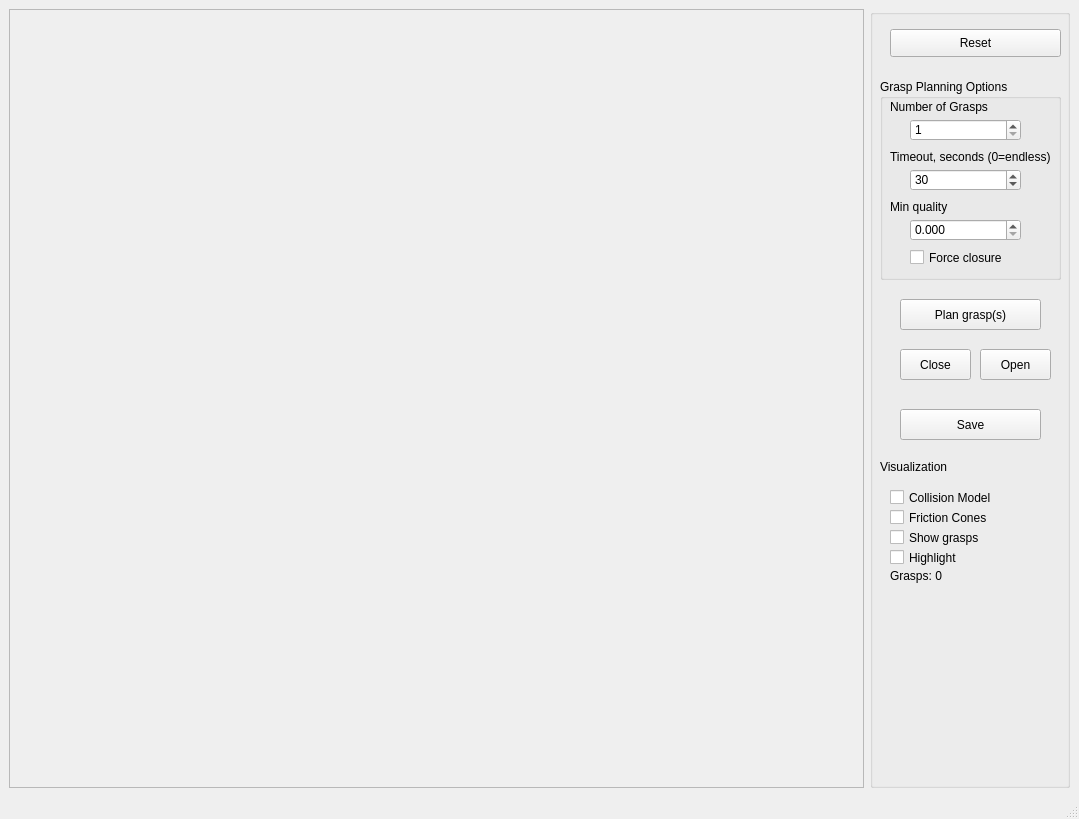
<?xml version="1.0" encoding="UTF-8"?>
<ui version="4.0">
 <class>GraspPlanner</class>
 <widget class="QMainWindow" name="GraspPlanner">
  <property name="geometry">
   <rect>
    <x>0</x>
    <y>0</y>
    <width>1079</width>
    <height>819</height>
   </rect>
  </property>
  <property name="windowTitle">
   <string>GraspStudio - GraspPlanner</string>
  </property>
  <widget class="QWidget" name="centralwidget">
   <layout class="QGridLayout" name="gridLayout">
    <item row="0" column="0">
     <widget class="QFrame" name="frameViewer">
      <property name="frameShape">
       <enum>QFrame::StyledPanel</enum>
      </property>
      <property name="frameShadow">
       <enum>QFrame::Raised</enum>
      </property>
     </widget>
    </item>
    <item row="0" column="1">
     <widget class="QGroupBox" name="groupBox">
      <property name="maximumSize">
       <size>
        <width>200</width>
        <height>16777215</height>
       </size>
      </property>
      <property name="title">
       <string/>
      </property>
      <widget class="QPushButton" name="pushButtonReset">
       <property name="geometry">
        <rect>
         <x>20</x>
         <y>20</y>
         <width>171</width>
         <height>28</height>
        </rect>
       </property>
       <property name="text">
        <string>Reset</string>
       </property>
      </widget>
      <widget class="QLabel" name="label_10">
       <property name="geometry">
        <rect>
         <x>10</x>
         <y>450</y>
         <width>81</width>
         <height>16</height>
        </rect>
       </property>
       <property name="text">
        <string>Visualization</string>
       </property>
      </widget>
      <widget class="QCheckBox" name="checkBoxColModel">
       <property name="geometry">
        <rect>
         <x>20</x>
         <y>480</y>
         <width>141</width>
         <height>17</height>
        </rect>
       </property>
       <property name="text">
        <string>Collision Model</string>
       </property>
      </widget>
      <widget class="QCheckBox" name="checkBoxCones">
       <property name="geometry">
        <rect>
         <x>20</x>
         <y>500</y>
         <width>141</width>
         <height>17</height>
        </rect>
       </property>
       <property name="text">
        <string>Friction Cones</string>
       </property>
      </widget>
      <widget class="QCheckBox" name="checkBoxGrasps">
       <property name="geometry">
        <rect>
         <x>20</x>
         <y>520</y>
         <width>141</width>
         <height>17</height>
        </rect>
       </property>
       <property name="text">
        <string>Show grasps</string>
       </property>
      </widget>
      <widget class="QPushButton" name="pushButtonPlan">
       <property name="geometry">
        <rect>
         <x>30</x>
         <y>290</y>
         <width>141</width>
         <height>31</height>
        </rect>
       </property>
       <property name="text">
        <string>Plan grasp(s)</string>
       </property>
      </widget>
      <widget class="QGroupBox" name="groupBox_2">
       <property name="geometry">
        <rect>
         <x>10</x>
         <y>70</y>
         <width>181</width>
         <height>201</height>
        </rect>
       </property>
       <property name="title">
        <string>Grasp Planning Options</string>
       </property>
       <widget class="QCheckBox" name="checkBoxFoceClosure">
        <property name="geometry">
         <rect>
          <x>30</x>
          <y>170</y>
          <width>111</width>
          <height>17</height>
         </rect>
        </property>
        <property name="text">
         <string>Force closure</string>
        </property>
       </widget>
       <widget class="QSpinBox" name="spinBoxGraspNumber">
        <property name="geometry">
         <rect>
          <x>30</x>
          <y>40</y>
          <width>111</width>
          <height>22</height>
         </rect>
        </property>
        <property name="minimum">
         <number>1</number>
        </property>
        <property name="maximum">
         <number>10000000</number>
        </property>
       </widget>
       <widget class="QLabel" name="label_11">
        <property name="geometry">
         <rect>
          <x>10</x>
          <y>20</y>
          <width>121</width>
          <height>16</height>
         </rect>
        </property>
        <property name="text">
         <string>Number of Grasps</string>
        </property>
       </widget>
       <widget class="QLabel" name="label_12">
        <property name="geometry">
         <rect>
          <x>10</x>
          <y>70</y>
          <width>171</width>
          <height>16</height>
         </rect>
        </property>
        <property name="text">
         <string>Timeout, seconds (0=endless)</string>
        </property>
       </widget>
       <widget class="QSpinBox" name="spinBoxTimeOut">
        <property name="geometry">
         <rect>
          <x>30</x>
          <y>90</y>
          <width>111</width>
          <height>22</height>
         </rect>
        </property>
        <property name="minimum">
         <number>0</number>
        </property>
        <property name="maximum">
         <number>10000000</number>
        </property>
        <property name="value">
         <number>30</number>
        </property>
       </widget>
       <widget class="QLabel" name="label_13">
        <property name="geometry">
         <rect>
          <x>10</x>
          <y>120</y>
          <width>171</width>
          <height>16</height>
         </rect>
        </property>
        <property name="text">
         <string>Min quality</string>
        </property>
       </widget>
       <widget class="QDoubleSpinBox" name="doubleSpinBoxQuality">
        <property name="geometry">
         <rect>
          <x>30</x>
          <y>140</y>
          <width>111</width>
          <height>22</height>
         </rect>
        </property>
        <property name="decimals">
         <number>3</number>
        </property>
        <property name="maximum">
         <double>1.000000000000000</double>
        </property>
        <property name="singleStep">
         <double>0.001000000000000</double>
        </property>
       </widget>
      </widget>
      <widget class="QPushButton" name="pushButtonSave">
       <property name="geometry">
        <rect>
         <x>30</x>
         <y>400</y>
         <width>141</width>
         <height>31</height>
        </rect>
       </property>
       <property name="text">
        <string>Save</string>
       </property>
      </widget>
      <widget class="QPushButton" name="pushButtonClose">
       <property name="geometry">
        <rect>
         <x>30</x>
         <y>340</y>
         <width>71</width>
         <height>31</height>
        </rect>
       </property>
       <property name="text">
        <string>Close</string>
       </property>
      </widget>
      <widget class="QPushButton" name="pushButtonOpen">
       <property name="geometry">
        <rect>
         <x>110</x>
         <y>340</y>
         <width>71</width>
         <height>31</height>
        </rect>
       </property>
       <property name="text">
        <string>Open</string>
       </property>
      </widget>
      <widget class="QLabel" name="labelInfo">
       <property name="geometry">
        <rect>
         <x>20</x>
         <y>560</y>
         <width>161</width>
         <height>171</height>
        </rect>
       </property>
       <property name="text">
        <string>Grasps: 0</string>
       </property>
       <property name="alignment">
        <set>Qt::AlignLeading|Qt::AlignLeft|Qt::AlignTop</set>
       </property>
      </widget>
      <widget class="QCheckBox" name="checkBoxHighlight">
       <property name="geometry">
        <rect>
         <x>20</x>
         <y>540</y>
         <width>141</width>
         <height>17</height>
        </rect>
       </property>
       <property name="text">
        <string>Highlight</string>
       </property>
      </widget>
     </widget>
    </item>
   </layout>
  </widget>
  <widget class="QMenuBar" name="menubar">
   <property name="geometry">
    <rect>
     <x>0</x>
     <y>0</y>
     <width>1079</width>
     <height>21</height>
    </rect>
   </property>
  </widget>
  <widget class="QStatusBar" name="statusbar"/>
 </widget>
 <resources/>
 <connections/>
</ui>
